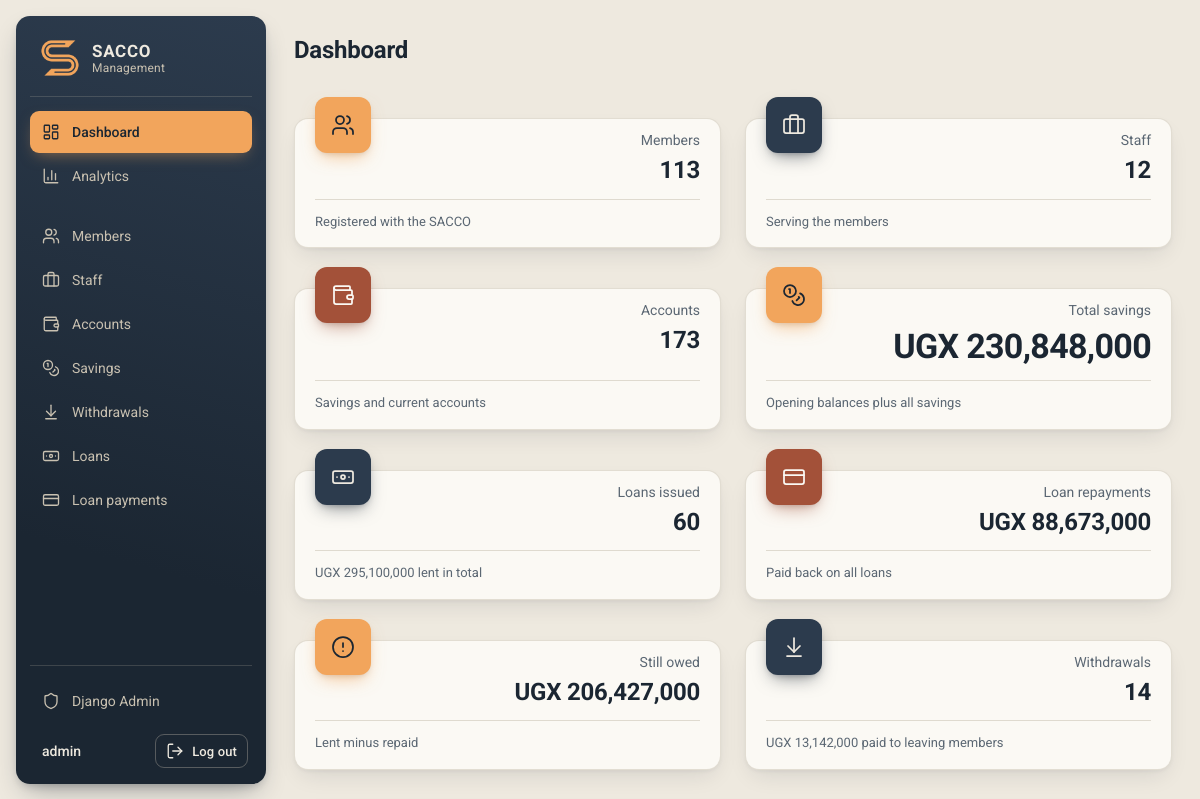
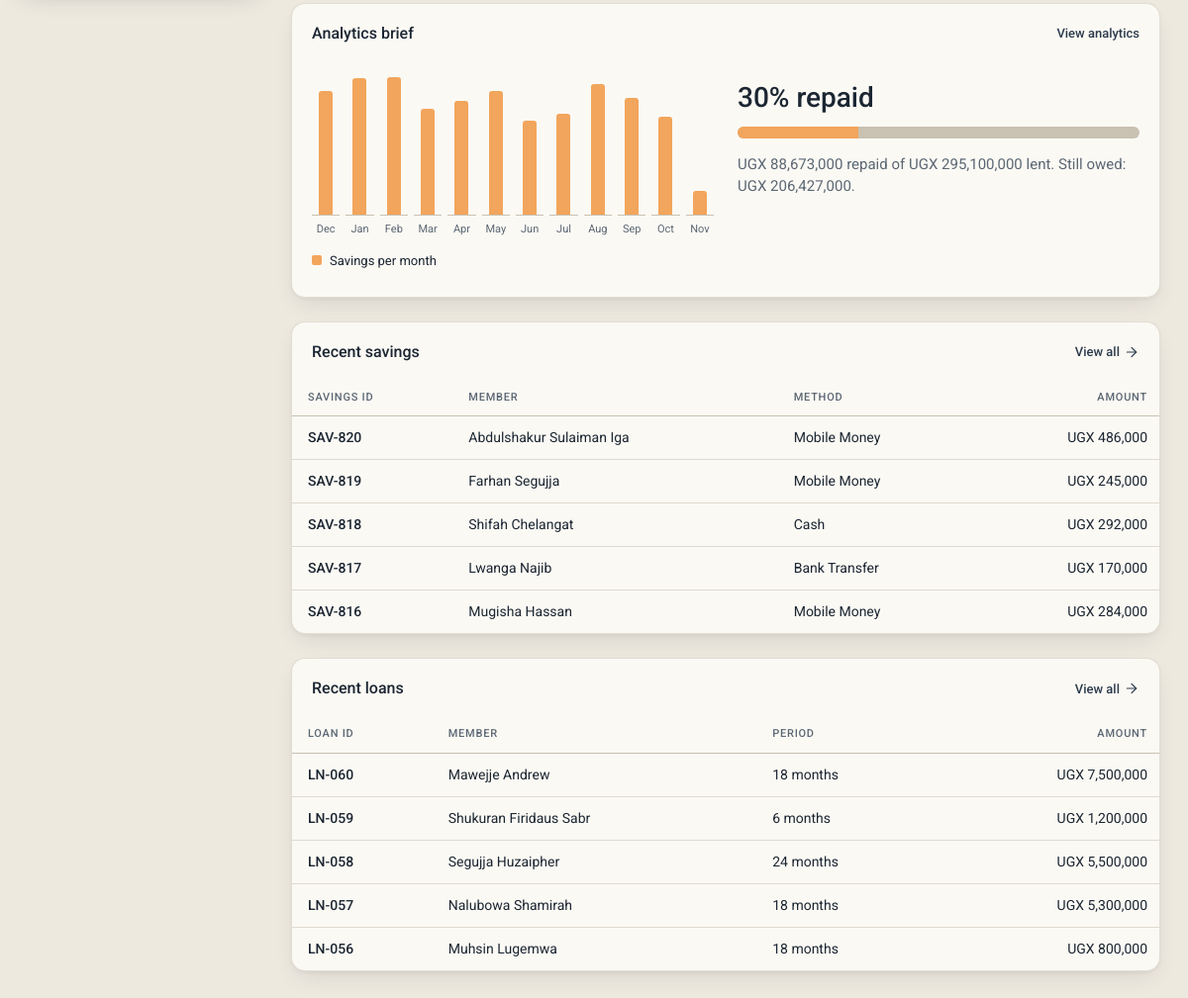
The app's page / (signed in) with its own data (2 pictures, top to bottom).
### savings/models.py (models this page shows, shortened)
class Saving(CodedModel):
    code_prefix = "SAV"
    METHOD_CHOICES = [
        ("Cash", "Cash"),
        ("Mobile", "Mobile Money"),
        ("Bank", "Bank Transfer"),
    ]
    member = models.ForeignKey(Member, on_delete=models.CASCADE)
    account = models.ForeignKey(
        Account, on_delete=models.CASCADE, related_name="savings"
    )
    staff = models.ForeignKey(Staff, on_delete=models.CASCADE)
    payment_method = models.CharField(max_length=10, choices=METHOD_CHOICES)
    amount = models.PositiveBigIntegerField(validators=[MinValueValidator(1)])
    date = models.DateField()

### members/models.py (models this page shows, shortened)
class Member(CodedModel):
    code_prefix = "MEM"
    GENDER_CHOICES = [("M", "Male"), ("F", "Female")]
    first_name = models.CharField(max_length=100)
    last_name = models.CharField(max_length=100)
    contact = models.CharField(max_length=20)
    address = models.CharField(max_length=255)
    email = models.EmailField()
    gender = models.CharField(max_length=1, choices=GENDER_CHOICES)
    @property
    def full_name(self):
        return f"{self.first_name} {self.last_name}"

### loans/models.py (models this page shows, shortened)
class Loan(CodedModel):
    code_prefix = "LN"
    member = models.ForeignKey(Member, on_delete=models.CASCADE)
    staff = models.ForeignKey(Staff, on_delete=models.CASCADE)
    loan_amount = models.PositiveBigIntegerField(validators=[MinValueValidator(1)])
    payment_period = models.CharField(max_length=100)
    payment_amount = models.PositiveBigIntegerField(
        validators=[MinValueValidator(1)]
    )

### dashboard/views.py (the view)
# urls.py: path('', dashboard_views.index, name='dashboard'),
@login_required
def index(request):
    context = summary()
    context["flows"] = savings_per_month()
    context["book"] = loan_book()
    return render(request, 'dashboard/index.html', context)

### core/models.py (called while the page is built)
    @property
    def code(self):
        return f"{self.code_prefix}-{self.pk:03d}"

### core/templatetags/sacco.py (called while the page is built)
@register.filter
def ugx(value):
    return f"UGX {value or 0:,}"

### dashboard/analytics.py (called while the page is built)
def month_starts(count=12, today=None):
    today = today or date.today()
    year, month = today.year, today.month
    months = []
    for _ in range(count):
        months.append(date(year, month, 1))
        month -= 1
        if month == 0:
            year, month = year - 1, 12
    return months[::-1]

def monthly_totals(model, months):
    rows = (
        model.objects.filter(date__gte=months[0])
        .annotate(month=TruncMonth("date"))
        .values("month")
        .annotate(total=Sum("amount"))
    )
    by_month = {row["month"]: row["total"] for row in rows}
    return [by_month.get(month, 0) for month in months]

def monthly_chart(series):
    months = month_starts()
    values = {css: monthly_totals(model, months) for css, model in series}
    biggest = max(max(v) for v in values.values())
    rows = []
    for i, month in enumerate(months):
        bars = []
        for css, _ in series:
            value = values[css][i]
            pct = max(2, round(100 * value / biggest)) if value else 0
            bars.append({"css": css, "value": value, "pct": pct})
        rows.append({"label": month.strftime("%b"), "full": month.strftime("%B %Y"), "bars": bars})
    return {"rows": rows, "totals": {css: sum(v) for css, v in values.items()}}

def savings_per_month():
    return monthly_chart([("in", Saving)])

def loan_book():
    lent = Loan.objects.aggregate(total=Sum("loan_amount"))["total"] or 0
    repaid = LoanPayment.objects.aggregate(total=Sum("amount"))["total"] or 0
    return {
        "lent": lent,
        "repaid": repaid,
        "owed": lent - repaid,
        "percent": round(100 * repaid / lent) if lent else 0,
    }

### templates/dashboard/index.html (shortened to what this page needs)
{% extends "base.html" %}
{% load sacco %}
{% block page_title %}Dashboard{% endblock %}
{% block content %}
  <section class="stats" aria-label="SACCO at a glance">
    <article class="card stat">
      <div class="stat-top">
        <span class="stat-tile stat-tile-flame"><i data-lucide="users" aria-hidden="true"></i></span>
        <p class="stat-label">Members</p>
      </div>
      <p class="stat-value">{{ members }}</p>
      <p class="stat-caption">Registered with the SACCO</p>
    </article>
    <article class="card stat">
      <div class="stat-top">
        <span class="stat-tile stat-tile-fantastic"><i data-lucide="briefcase" aria-hidden="true"></i></span>
        <p class="stat-label">Staff</p>
      </div>
      <p class="stat-value">{{ staff }}</p>
      <p class="stat-caption">Serving the members</p>
    </article>
    <article class="card stat">
      <div class="stat-top">
        <span class="stat-tile stat-tile-truffle"><i data-lucide="wallet" aria-hidden="true"></i></span>
        <p class="stat-label">Accounts</p>
      </div>
      <p class="stat-value">{{ accounts }}</p>
      <p class="stat-caption">Savings and current accounts</p>
    </article>
    <article class="card stat stat-feature">
      <div class="stat-top">
        <span class="stat-tile stat-tile-flame"><i data-lucide="coins" aria-hidden="true"></i></span>
        <p class="stat-label">Total savings</p>
      </div>
      <p class="stat-value">{{ total_savings|ugx }}</p>
      <p class="stat-caption">Opening balances plus all savings</p>
    </article>
    <article class="card stat">
      <div class="stat-top">
        <span class="stat-tile stat-tile-fantastic"><i data-lucide="banknote" aria-hidden="true"></i></span>
        <p class="stat-label">Loans issued</p>
      </div>
      <p class="stat-value">{{ loans_count }}</p>
      <p class="stat-caption">{{ loans_total|ugx }} lent in total</p>
    </article>
    <article class="card stat">
      <div class="stat-top">
        <span class="stat-tile stat-tile-truffle"><i data-lucide="credit-card" aria-hidden="true"></i></span>
        <p class="stat-label">Loan repayments</p>
      </div>
      <p class="stat-value">{{ repayments_total|ugx }}</p>
      <p class="stat-caption">Paid back on all loans</p>
    </article>
    <article class="card stat">
      <div class="stat-top">
        <span class="stat-tile stat-tile-flame"><i data-lucide="circle-alert" aria-hidden="true"></i></span>
        <p class="stat-label">Still owed</p>
      </div>
      <p class="stat-value">{{ still_owed|ugx }}</p>
      <p class="stat-caption">Lent minus repaid</p>
    </article>
    <article class="card stat">
      <div class="stat-top">
        <span class="stat-tile stat-tile-fantastic"><i data-lucide="arrow-down-to-line" aria-hidden="true"></i></span>
        <p class="stat-label">Withdrawals</p>
      </div>
      <p class="stat-value">{{ withdrawals_count }}</p>
      <p class="stat-caption">{{ withdrawals_total|ugx }} paid to leaving members</p>
    </article>
  </section>
  <section class="card brief" aria-labelledby="brief-title">
    <header class="card-header">
      <h2 class="card-title" id="brief-title">Analytics brief</h2>
      <a class="card-link" href="{% url 'analytics' %}">View analytics</a>
    </header>
    <div class="card-body brief-body">
      <div>
        {% include "partials/_month_chart.html" with chart=flows aria_label="Savings for each of the last 12 months" %}
        <ul class="legend">
          <li><span class="swatch swatch-in"></span>Savings per month</li>
        </ul>
      </div>
      <div>{% include "partials/_loan_book.html" %}</div>
    </div>
  </section>
  <div class="recent">
    <section class="card" aria-labelledby="recent-savings-title">
      <header class="card-header">
        <h2 class="card-title" id="recent-savings-title">Recent savings</h2>
        <a class="card-link" href="{% url 'saving_list' %}" aria-label="View all savings">View all<i data-lucide="arrow-right" aria-hidden="true"></i></a>
      </header>
      <div class="table-wrap">
        <table class="table">
          <thead>
            <tr>
              <th scope="col">Savings ID</th>
              <th scope="col">Member</th>
              <th scope="col">Method</th>
              <th scope="col" class="num">Amount</th>
            </tr>
          </thead>
          <tbody>
            {% for saving in recent_savings %}
              <tr>
                <td class="code">{{ saving.code }}</td>
                <td>{{ saving.member.full_name }}</td>
                <td>{{ saving.get_payment_method_display }}</td>
                <td class="num">{{ saving.amount|ugx }}</td>
              </tr>
            {% empty %}
              <tr><td class="table-empty" colspan="4">No savings yet.</td></tr>
            {% endfor %}
          </tbody>
        </table>
      </div>
    </section>
    <section class="card" aria-labelledby="recent-loans-title">
      <header class="card-header">
        <h2 class="card-title" id="recent-loans-title">Recent loans</h2>
        <a class="card-link" href="{% url 'loan_list' %}" aria-label="View all loans">View all<i data-lucide="arrow-right" aria-hidden="true"></i></a>
      </header>
      <div class="table-wrap">
        <table class="table">
          <thead>
            <tr>
              <th scope="col">Loan ID</th>
              <th scope="col">Member</th>
              <th scope="col">Period</th>
              <th scope="col" class="num">Amount</th>
            </tr>
          </thead>
          <tbody>
            {% for loan in recent_loans %}
              <tr>
                <td class="code">{{ loan.code }}</td>
                <td>{{ loan.member.full_name }}</td>
                <td>{{ loan.payment_period }}</td>
                <td class="num">{{ loan.loan_amount|ugx }}</td>
              </tr>
            {% empty %}
              <tr><td class="table-empty" colspan="4">No loans yet.</td></tr>
            {% endfor %}
          </tbody>
        </table>
      </div>
    </section>
  </div>
{% endblock %}

### templates/partials/_sidebar.html (shortened to what this page needs)
{% load static %}<aside class="sidebar">
  <a class="brand" href="/">
    <img class="brand-logo" src="{% static 'img/logo.png' %}" alt="" width="40" height="40">
    <span class="brand-text">SACCO<small>Management</small></span>
  </a>
  <nav class="nav" aria-label="Main">
    <a class="nav-link" href="/"{% if request.path == "/" %} aria-current="page"{% endif %}>
      <i data-lucide="layout-dashboard" aria-hidden="true"></i>Dashboard
    </a>
    <a class="nav-link" href="/analytics/"{% if request.path == "/analytics/" %} aria-current="page"{% endif %}>
      <i data-lucide="chart-column" aria-hidden="true"></i>Analytics
    </a>
    <ul class="nav-list">
      <li><a class="nav-link" href="/members/"{% if "/members/" in request.path %} aria-current="page"{% endif %}><i data-lucide="users" aria-hidden="true"></i>Members</a></li>
      <li><a class="nav-link" href="/staff/"{% if "/staff/" in request.path %} aria-current="page"{% endif %}><i data-lucide="briefcase" aria-hidden="true"></i>Staff</a></li>
      <li><a class="nav-link" href="/accounts/"{% if "/accounts/" in request.path %} aria-current="page"{% endif %}><i data-lucide="wallet" aria-hidden="true"></i>Accounts</a></li>
      <li><a class="nav-link" href="/savings/"{% if "/savings/" in request.path %} aria-current="page"{% endif %}><i data-lucide="coins" aria-hidden="true"></i>Savings</a></li>
      <li><a class="nav-link" href="/withdrawals/"{% if "/withdrawals/" in request.path %} aria-current="page"{% endif %}><i data-lucide="arrow-down-to-line" aria-hidden="true"></i>Withdrawals</a></li>
      <li><a class="nav-link" href="/loans/"{% if "/loans/" in request.path %} aria-current="page"{% endif %}><i data-lucide="banknote" aria-hidden="true"></i>Loans</a></li>
      <li><a class="nav-link" href="/loan-payments/"{% if "/loan-payments/" in request.path %} aria-current="page"{% endif %}><i data-lucide="credit-card" aria-hidden="true"></i>Loan payments</a></li>
    </ul>
    {% if user.is_staff %}
    <div class="nav-bottom">
      <a class="nav-link" href="/admin/"><i data-lucide="shield" aria-hidden="true"></i>Django Admin</a>
    </div>
    {% endif %}
  </nav>
  <div class="user">
    <span class="user-name" title="{{ user.get_username }}">{{ user.get_username }}</span>
    <form method="post" action="/logout/">
      <button type="submit" class="btn btn-sidebar"><i data-lucide="log-out" aria-hidden="true"></i>Log out</button>
    </form>
  </div>
</aside>

### records on screen
Saving: code "SAV-820", member.full_name "Abdulshakur Sulaiman Iga", payment_method "Mobile Money", amount|ugx "UGX 486,000"
Saving: code "SAV-819", member.full_name "Farhan Segujja", payment_method "Mobile Money", amount|ugx "UGX 245,000"
Saving: code "SAV-818", member.full_name "Shifah Chelangat", payment_method "Cash", amount|ugx "UGX 292,000"
Saving: code "SAV-817", member.full_name "Lwanga Najib", payment_method "Bank Transfer", amount|ugx "UGX 170,000"
Saving: code "SAV-816", member.full_name "Mugisha Hassan", payment_method "Mobile Money", amount|ugx "UGX 284,000"
Loan: code "LN-060", member.full_name "Mawejje Andrew", payment_period "18 months", loan_amount|ugx "UGX 7,500,000"
Loan: code "LN-059", member.full_name "Shukuran Firidaus Sabr", payment_period "6 months", loan_amount|ugx "UGX 1,200,000"
Loan: code "LN-058", member.full_name "Segujja Huzaipher", payment_period "24 months", loan_amount|ugx "UGX 5,500,000"
Loan: code "LN-057", member.full_name "Nalubowa Shamirah", payment_period "18 months", loan_amount|ugx "UGX 5,300,000"
Loan: code "LN-056", member.full_name "Muhsin Lugemwa", payment_period "18 months", loan_amount|ugx "UGX 800,000"

### other values on screen
{{ user.get_username }} "admin"
{{ members }} "113"
{{ staff }} "12"
{{ accounts }} "173"
{{ total_savings|ugx }} "UGX 230,848,000"
{{ loans_count }} "60"
{{ loans_total|ugx }} "UGX 295,100,000"
{{ repayments_total|ugx }} "UGX 88,673,000"
{{ still_owed|ugx }} "UGX 206,427,000"
{{ withdrawals_count }} "14"
{{ withdrawals_total|ugx }} "UGX 13,142,000"
{{ row.label }} "Dec" "Jan" "Feb" "Mar" "Apr" "May" "Jun" "Jul" "Aug" "Sep" "Oct" "Nov"
{{ book.percent }} "30"
{{ book.repaid|ugx }} "UGX 88,673,000"
{{ book.lent|ugx }} "UGX 295,100,000"
